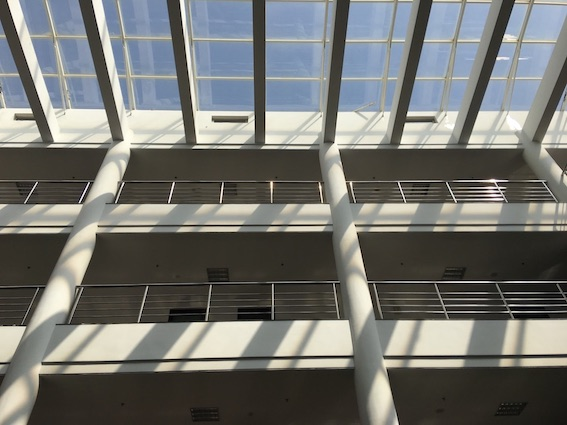
#> input picture 1.JPG, 567 x 425 px, found by its file name
$ python SIFT-try.py
#> lines starting #> are read from the running program, lines starting #| are printed output that depends on the picture
import cv2
import numpy as np

img1=cv2.imread('1.JPG')
#> img1 is the input picture: shape (425, 567, 3); mean B, G, R 111.5, 115.4, 114.6
img2=cv2.imread('2.JPG')
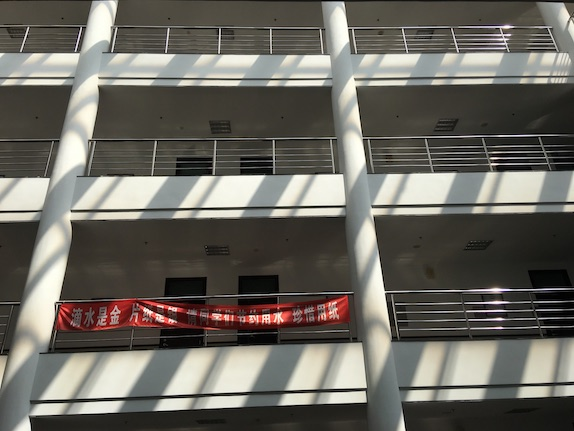
#> input picture 2.JPG, 574 x 431 px, found by its file name
#> img2 is the input picture: shape (431, 574, 3); mean B, G, R 96.4, 103.8, 106.8
gray1=cv2.cvtColor(img1,cv2.COLOR_BGR2GRAY)
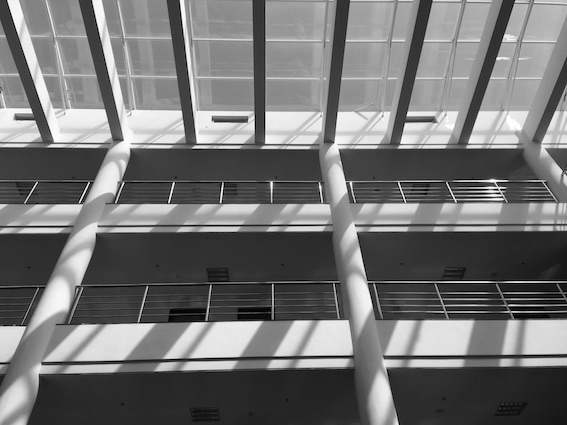
#> gray1: shape (425, 567); min 0, max 255, mean 114.7
gray2=cv2.cvtColor(img2,cv2.COLOR_BGR2GRAY)
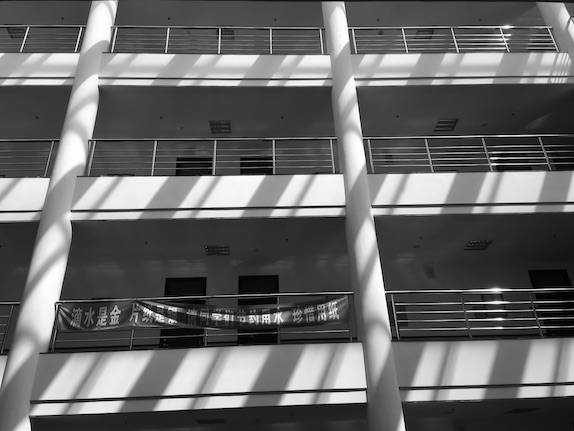
#> gray2: shape (431, 574); min 0, max 254, mean 103.8

sift=cv2.xfeatures2d.SIFT_create()

# kp=sift.detect(gray,None)
# kp,des=sift.compute(gray,kp)
kp1,des1=sift.detectAndCompute(img1,None)
#> kp1 = 481 keypoints; strongest (x, y, size): (57, 298, 21), (320, 187, 2.1), (444, 340, 35.1), (381, 396, 18.3)
kp2,des2=sift.detectAndCompute(img2,None)
#> kp2 = 572 keypoints; strongest (x, y, size): (229, 194, 32.3), (496, 290, 4.9), (41, 307, 27.8), (160, 318, 5.2)

cv2.FlannBasedMatcher()

img_1=np.zeros(img1.shape,np.uint8)
img_2=np.zeros(img2.shape,np.uint8)

img1=cv2.drawKeypoints(gray1,kp1,img_1)
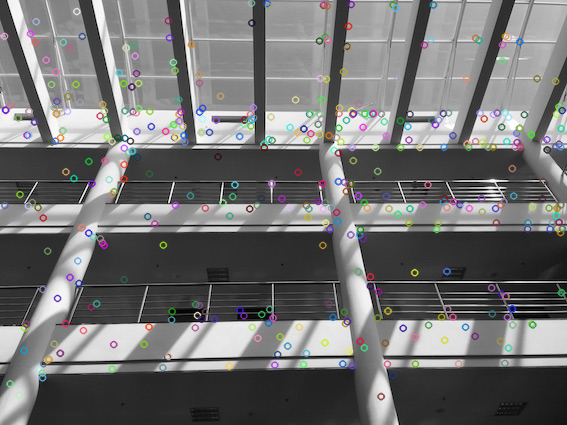
#> img1: shape (425, 567, 3); mean of channels 0, 1, 2 113.9, 113.9, 113.9; drawn as B, G, R
img2=cv2.drawKeypoints(gray2,kp2,img_2)
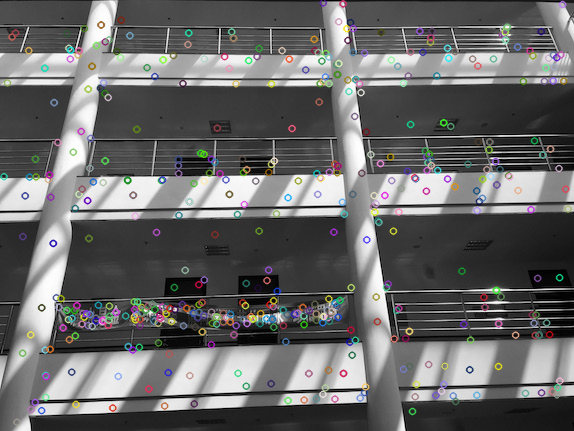
#> img2: shape (431, 574, 3); mean of channels 0, 1, 2 104.1, 104.3, 104.3; drawn as B, G, R

cv2.imshow('sp1',img1)
cv2.imshow('sp2',img2)
#> (the run stopped early here; a loop or call above may not have finished)
